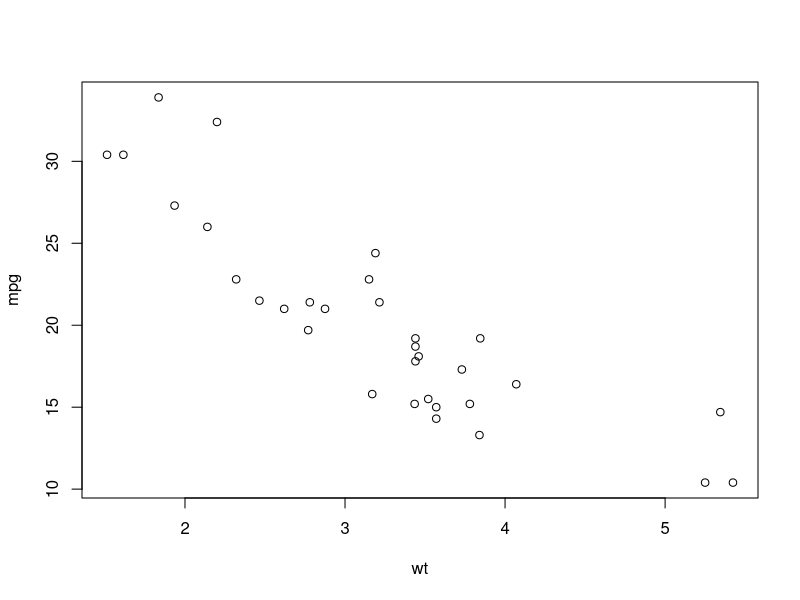
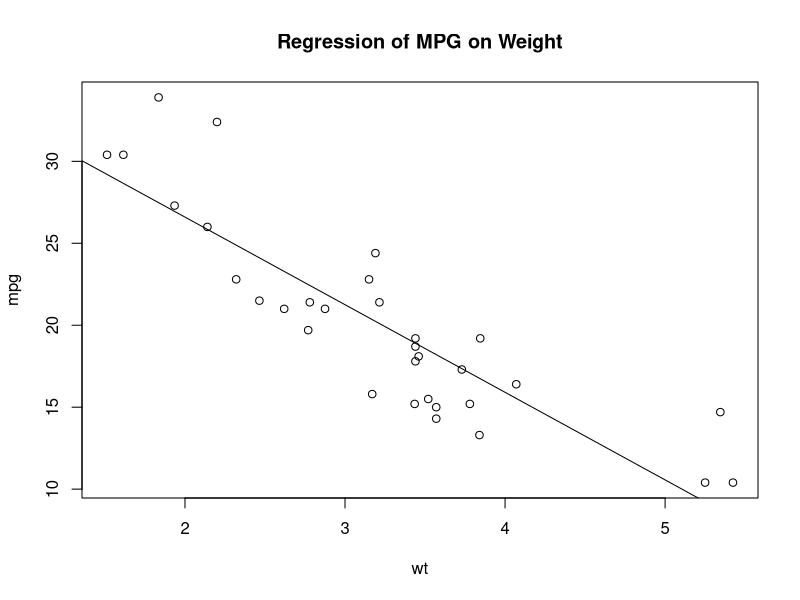
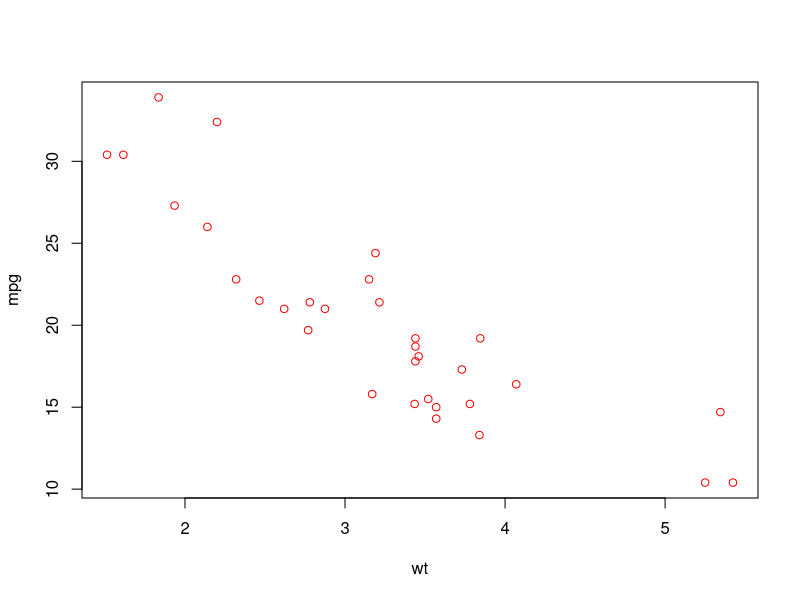
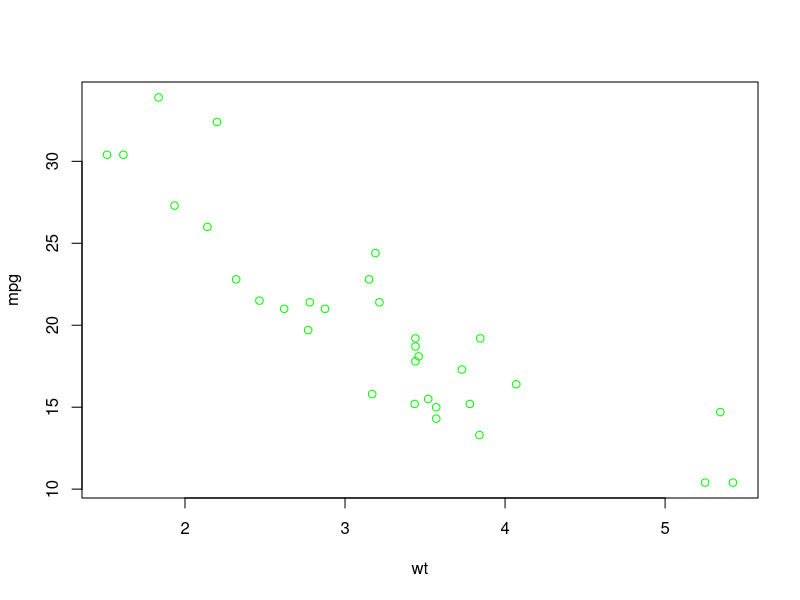
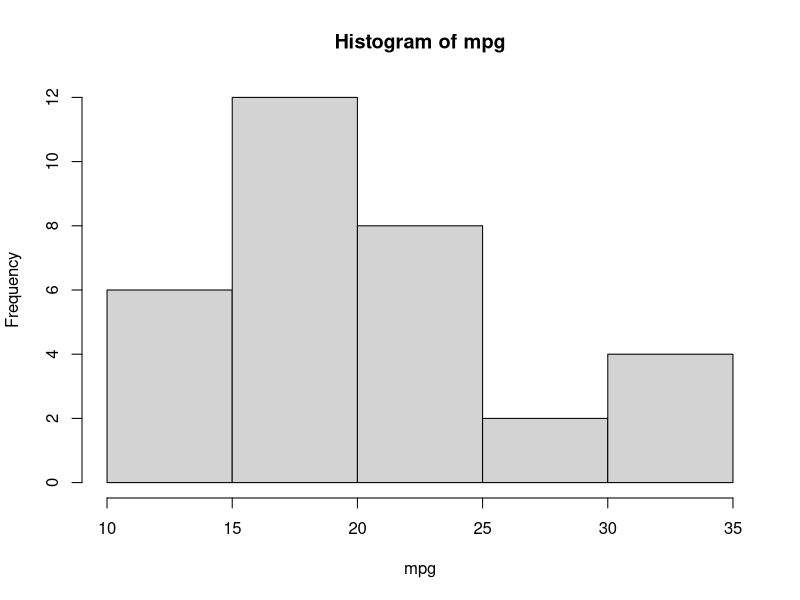
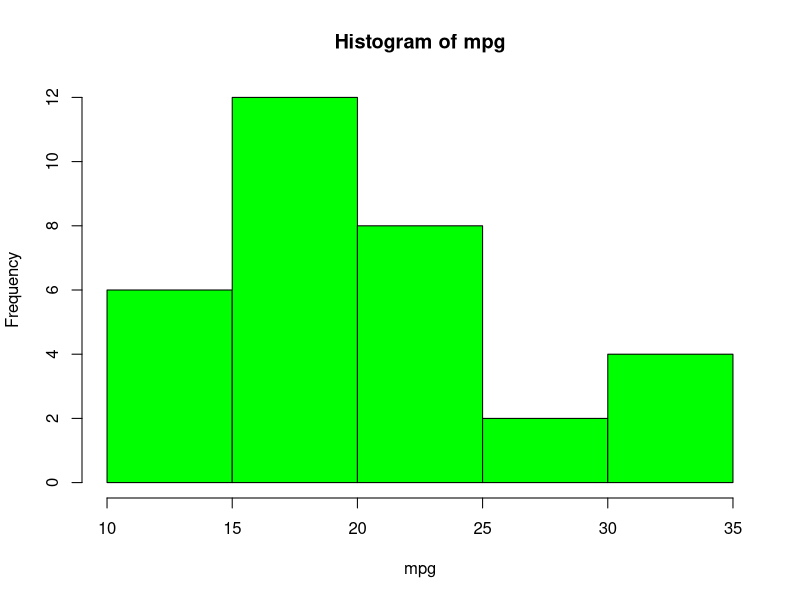
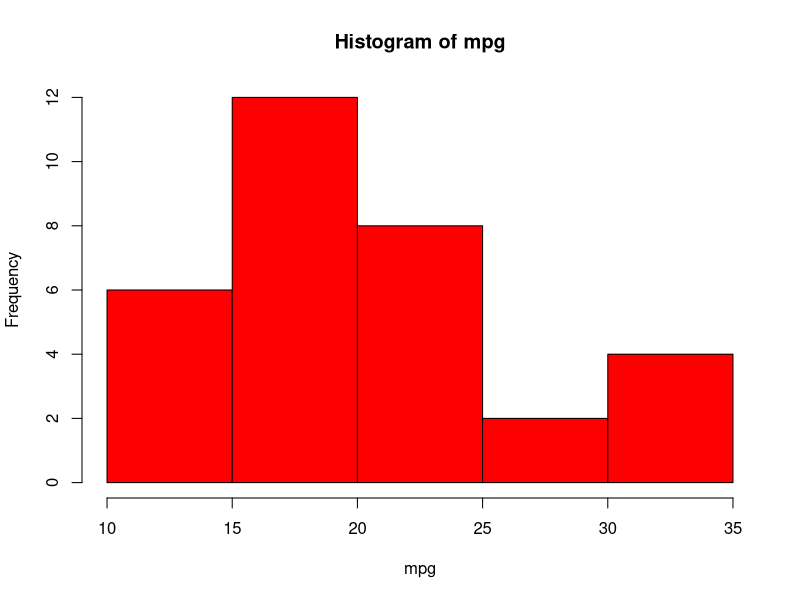
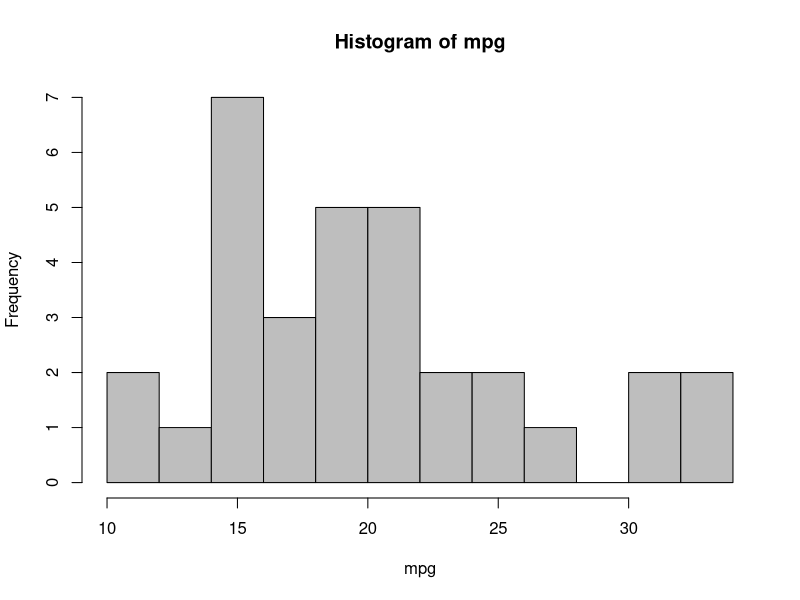

Source code (R) for these figures, in order:
attach(mtcars)
names(mtcars)
plot(wt,mpg)
abline(lm(wt~mpg))

plot(wt,mpg)
abline(lm(mpg~wt))
title("Regression of MPG on Weight")
plot(wt,mpg,col="red")
plot(wt,mpg,col="green")
hist(mpg)
hist(mpg,col="green")
hist(mpg,col="red")
hist(mpg,breaks = 12,col="gray")
hist(mpg,breaks = 10,col="red",xlab="Miles per Gallon",main="Histogram")
xfit <- seq(min(mpg),max(mpg),length(40))
yfit <- dnorm(xfit,mean = mean(mpg),sd = sd(mpg))
lines(xfit,yfit,col="blue",lwd=2)


x <- mtcars$mpg 
h<-hist(x, breaks=10, col="red", xlab="Miles Per Gallon", main="Histogram with Normal Curve") 
xfit<-seq(min(x),max(x),length=40) 
yfit<-dnorm(xfit,mean=mean(x),sd=sd(x)) 
yfit <- yfit*diff(h$mids[1:2])*length(x) 
lines(xfit, yfit, col="blue", lwd=2) 

d<- density(mpg)
plot(d)
d<-density(mpg)
d
plot(d,main = "Kernel Density")
polygon(d,col="purple",border="green")
dotchart(mpg)
barplot(gear,main="Car Distribution ",xlab = "Number of gears")
counts <- table(gear)
barplot(counts,main="Car Dist",horiz=TRUE,names.arg = c("3 gears","4 gears","5 gears"))

counts <- table(vs,gear)
counts
barplot(counts)
barplot(counts,main="Car ",xlab="NUmber of gears",
        col = c("darkblue","red"),
        legend = rownames(counts),beside = T)
counts <- table(mtcars$vs, mtcars$gear)
barplot(counts, main="Car Distribution by Gears and VS",
        xlab="Number of Gears", col=c("darkblue","red"),
        legend = rownames(counts), beside=TRUE)

slices = c(10,12.4,16,8)
slices
lbls <- c("US","UK","Australia","Germany","France")
lbls
pie(slices,labels = lbls,main  = "PIe chart of Countries")

boxplot(mpg~cyl,main = "Car Milage Data",xlab = "Number of cylinders",ylab = "Miles per gallon")

